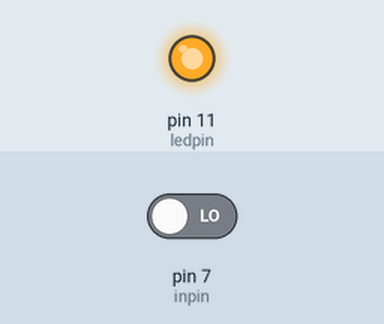
Recording of a sketch running on a simulated Arduino Uno, built with avr-gcc and run on an emulated ATmega328P. Parts: output pins drawn as LEDs (lit = HIGH). Inputs (shaded band) come from the test bench; at power-on: pin 7 (inpin) LOW.

Above: at 1.2 s.
1.3 s: pin 7 (inpin) driven HIGH
At 2.1 s:
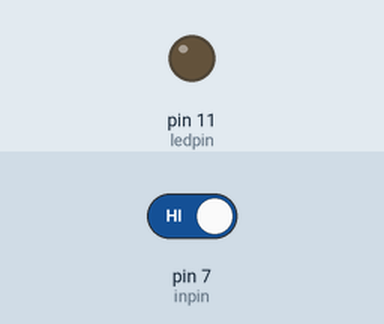
2.8 s: pin 7 (inpin) driven LOW
At 3.2 s:
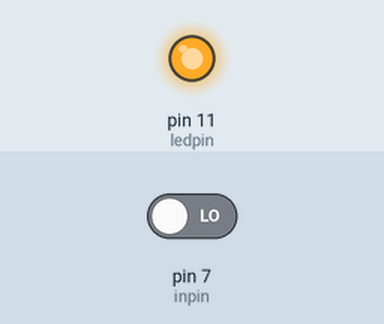
Timing chart, 0 to 5.8 s (numbered marks = the images above; inputs shaded):
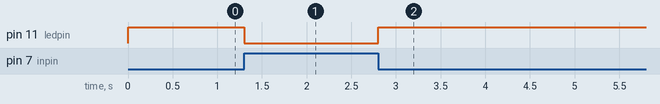

The sketch:

key.ino
```cpp
int ledpin=11;//定义数字11 接口
int inpin=7;//定义数字7 接口
int val;//定义变量val
void setup()
{
  pinMode(ledpin,OUTPUT);//定义小灯接口为输出接口
  pinMode(inpin,INPUT);//定义按键接口为输入接口
}
void loop()
{
val=digitalRead(inpin);//读取数字7 口电平值赋给val
if(val==HIGH)//检测按键是否按下，按键按下时小灯亮起
{
  digitalWrite(ledpin,LOW);
}
else
{
  digitalWrite(ledpin,HIGH);}
}
```

Measured:
- after the input at 1.3 s, pin 11 (ledpin): HIGH → LOW at once
- after the input at 2.8 s, pin 11 (ledpin): LOW → HIGH at once
